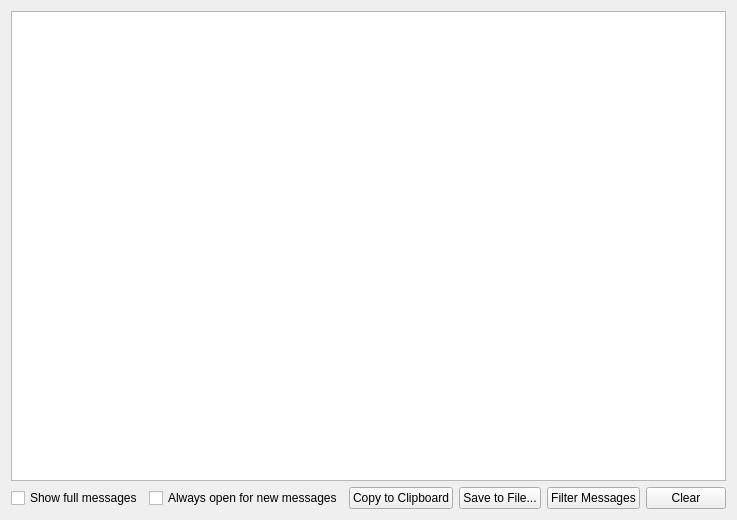
<?xml version="1.0" encoding="UTF-8"?>
<ui version="4.0">
 <class>OutputWidget</class>
 <widget class="QWidget" name="OutputWidget">
  <property name="geometry">
   <rect>
    <x>0</x>
    <y>0</y>
    <width>581</width>
    <height>520</height>
   </rect>
  </property>
  <property name="windowTitle">
   <string>Form</string>
  </property>
  <layout class="QVBoxLayout" name="verticalLayout_3">
   <item>
    <widget class="QStackedWidget" name="stackedWidget">
     <property name="currentIndex">
      <number>0</number>
     </property>
     <widget class="QWidget" name="page">
      <layout class="QVBoxLayout" name="verticalLayout_2">
       <property name="margin">
        <number>0</number>
       </property>
       <item>
        <widget class="QTreeView" name="treeView">
         <property name="alternatingRowColors">
          <bool>true</bool>
         </property>
         <property name="selectionMode">
          <enum>QAbstractItemView::NoSelection</enum>
         </property>
         <property name="wordWrap">
          <bool>true</bool>
         </property>
         <property name="headerHidden">
          <bool>true</bool>
         </property>
         <attribute name="headerDefaultSectionSize">
          <number>32</number>
         </attribute>
         <attribute name="headerMinimumSectionSize">
          <number>32</number>
         </attribute>
        </widget>
       </item>
      </layout>
     </widget>
     <widget class="QWidget" name="page_2">
      <layout class="QVBoxLayout" name="verticalLayout">
       <property name="margin">
        <number>0</number>
       </property>
       <item>
        <widget class="pqConsoleWidget" name="consoleWidget"/>
       </item>
      </layout>
     </widget>
    </widget>
   </item>
   <item>
    <layout class="QHBoxLayout" name="horizontalLayout" stretch="0,1,0,0,0,0">
     <item>
      <widget class="QCheckBox" name="showFullMessagesCheckBox">
       <property name="toolTip">
        <string>&lt;html&gt;&lt;head/&gt;&lt;body&gt;&lt;p&gt;Check to see raw messages generated by the application.&lt;/p&gt;&lt;/body&gt;&lt;/html&gt;</string>
       </property>
       <property name="text">
        <string>Show full messages</string>
       </property>
      </widget>
     </item>
     <item>
      <widget class="QCheckBox" name="alwaysOpenForNewMessagesCheckBox">
       <property name="toolTip">
        <string>&lt;html&gt;&lt;head/&gt;&lt;body&gt;&lt;p&gt;If unchecked and the window is closed, the window will remain closed when new messages are available.&lt;/p&gt;&lt;/body&gt;&lt;/html&gt;</string>
       </property>
       <property name="text">
        <string>Always open for new messages</string>
       </property>
      </widget>
     </item>
     <item>
      <widget class="QPushButton" name="copyButton">
       <property name="text">
        <string>Copy to Clipboard</string>
       </property>
      </widget>
     </item>
     <item>
      <widget class="QPushButton" name="saveButton">
       <property name="text">
        <string>Save to File...</string>
       </property>
      </widget>
     </item>
     <item>
      <widget class="QPushButton" name="filterButton">
       <property name="text">
        <string>Filter Messages</string>
       </property>
      </widget>
     </item>
     <item>
      <widget class="QPushButton" name="clearButton">
       <property name="text">
        <string>Clear</string>
       </property>
      </widget>
     </item>
    </layout>
   </item>
  </layout>
 </widget>
 <customwidgets>
  <customwidget>
   <class>pqConsoleWidget</class>
   <extends>QTextEdit</extends>
   <header>pqConsoleWidget.h</header>
  </customwidget>
 </customwidgets>
 <resources>
  <include location="../pqCore.qrc"/>
 </resources>
 <connections>
  <connection>
   <sender>clearButton</sender>
   <signal>clicked()</signal>
   <receiver>OutputWidget</receiver>
   <slot>clear()</slot>
   <hints>
    <hint type="sourcelabel">
     <x>528</x>
     <y>496</y>
    </hint>
    <hint type="destinationlabel">
     <x>290</x>
     <y>259</y>
    </hint>
   </hints>
  </connection>
 </connections>
 <slots>
  <slot>clear()</slot>
 </slots>
</ui>
